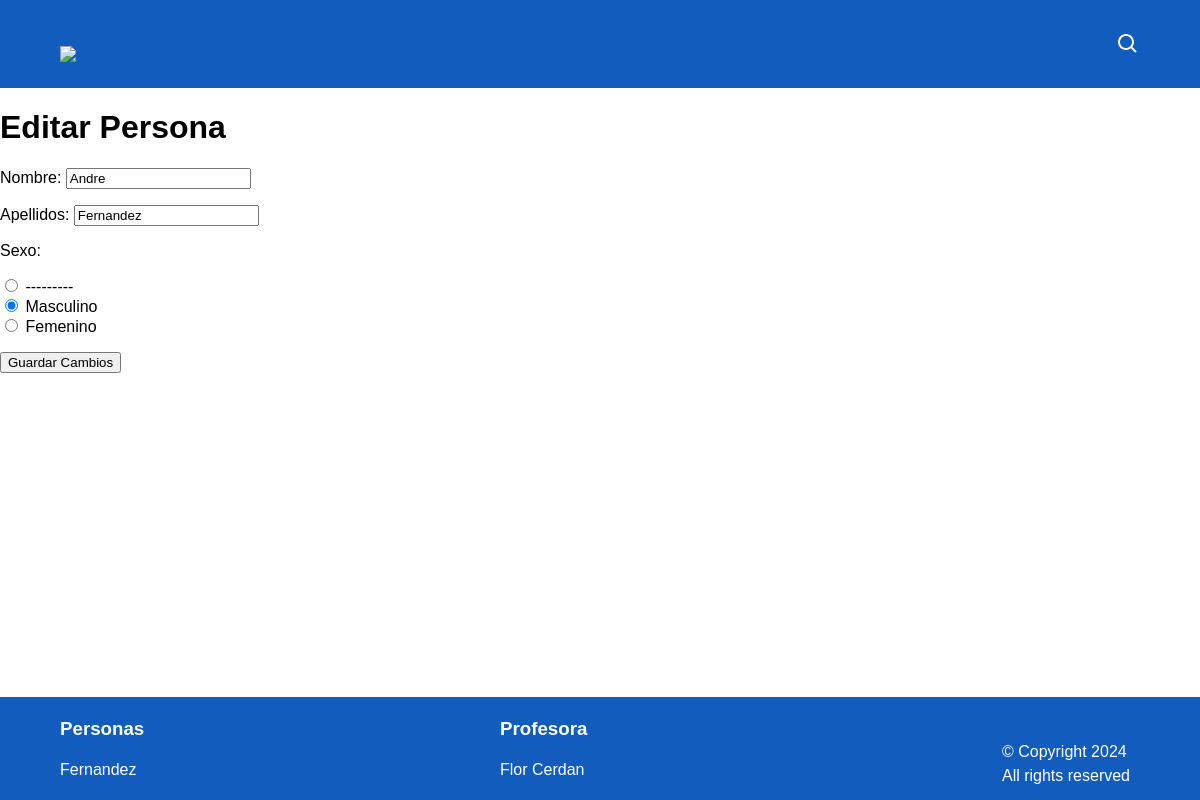
The app's page /editar_persona/1/ with its own data.
### miapp/models.py (models this page shows)
class Fernandez_Persona(models.Model):
    SEXO_CHOICES = [
        ('M', 'Masculino'),
        ('F', 'Femenino'),
    ]
    nombre = models.CharField(max_length=100)
    apellidos = models.CharField(max_length=200)
    sexo = models.CharField(max_length=1, choices=SEXO_CHOICES)
    fecha_de_registro = models.DateTimeField(auto_now_add=True)

### miapp/views.py (the view)
# urls.py: path('editar_persona/<int:id>/', views.editar_persona, name='editar_persona'),
def editar_persona(request, id):
    persona = get_object_or_404(Fernandez_Persona, id=id)
    if request.method == 'POST':
        form = PersonaForm(request.POST, instance=persona)
        if form.is_valid():
            form.save()
            messages.success(request, 'Persona actualizada correctamente.')
            return redirect('persona')
    else:
        form = PersonaForm(instance=persona)
    return render(request, 'editar_persona.html', {'form': form})

### miapp/forms.py
class PersonaForm(forms.ModelForm):
    class Meta:
        model = Fernandez_Persona
        fields = ['nombre', 'apellidos', 'sexo']
        widgets = {
            'sexo': forms.RadioSelect
        }

### miapp/templates/editar_persona.html (shortened to what this page needs)
{% extends 'layout.html' %}
{% block content %}
<h1>Editar Persona</h1>
<form method="post">
    {{ form.as_p }}
    <button type="submit">Guardar Cambios</button>
</form>
{% endblock %}

### miapp/static/css/styles.css (style rules this page uses)
* { box-sizing: border-box; }
html { font-size: 16px; margin: 0; height: 100%; }
body { font-family: "GT America Trial", sans-serif; margin: 0; display: flex; flex-direction: column; height: 100%; }
html, body { height: 100%; margin: 0; }
body { display: flex; flex-direction: column; }

### records on screen
Fernandez_Persona: nombre "Andre", apellidos "Fernandez", sexo "☐ --------- ☑ Masculino ☐ Femenino"
